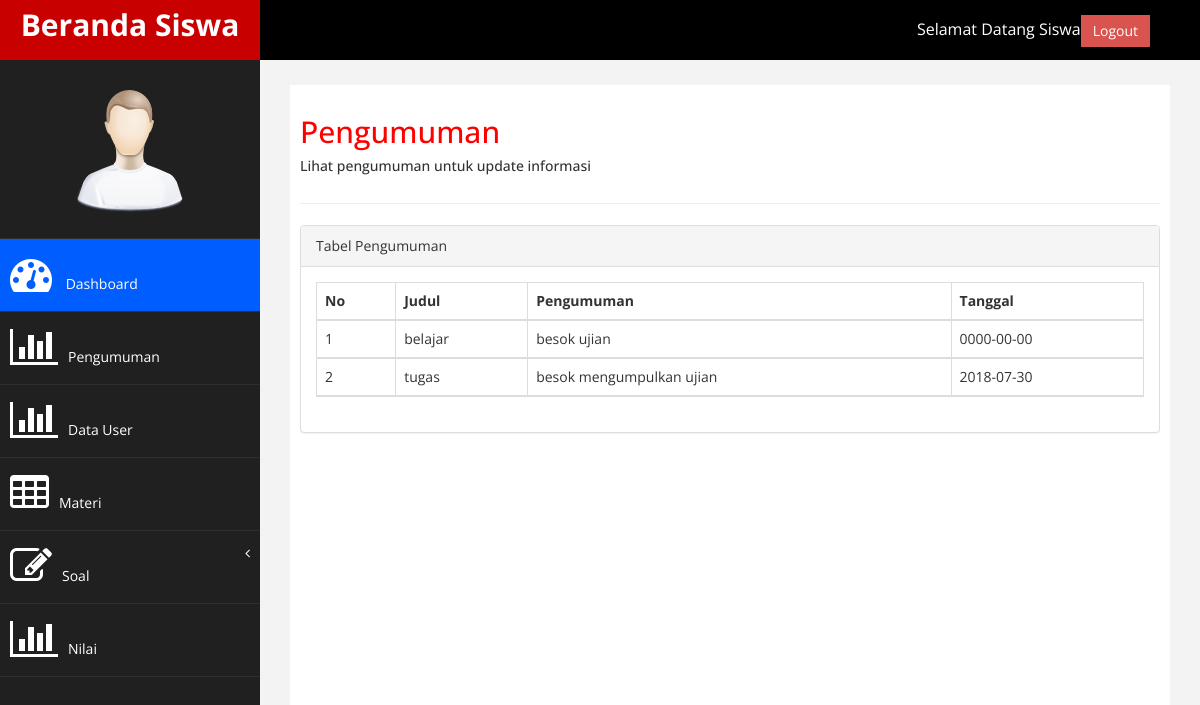
Screenshot of /pgmn.php with the database file from the repository.
### tables this page shows
CREATE TABLE `pengumuman` (
  `id_pgmn` int(10) NOT NULL,
  `judul` varchar(100) NOT NULL,
  `isi` text NOT NULL,
  `id_guru` int(11) NOT NULL,
  `tgl` date NOT NULL
);

### pgmn.php (the view, shortened to what this page needs)
<?php
    include "koneksi.php";
?>
<!DOCTYPE html>
<html xmlns="http://www.w3.org/1999/xhtml">
<head>
    <link href="assets/css/bootstrap.css" rel="stylesheet" />
    <link href="assets/css/font-awesome.css" rel="stylesheet" />
    <link href="assets/js/morris/morris-0.4.3.min.css" rel="stylesheet" />
    <link href="assets/css/custom.css" rel="stylesheet" />
</head>
<body>
    <div id="wrapper">
        <nav class="navbar navbar-default navbar-cls-top " role="navigation" style="margin-bottom: 0">
            <div class="navbar-header">
                <a class="navbar-brand" href="beranda_siswa.php">Beranda Siswa</a>
            </div>
  <div style="color: white;
padding: 15px 50px 5px 50px;
float: right;
font-size: 16px;">Selamat Datang Siswa<a href="logout_siswa.php" class="btn btn-danger square-btn-adjust">Logout</a> </div>
        </nav>
                <nav class="navbar-default navbar-side" role="navigation">
            <div class="sidebar-collapse">
                <ul class="nav" id="main-menu">
				<li class="text-center">
                    <img src="assets/img/find_user.png" class="user-image img-responsive"/>
					</li>
                    <li>
                        <a class="active-menu"  href="beranda_siswa.php"><i class="fa fa-dashboard fa-3x"></i> Dashboard</a>
                    </li>
                    <li>
                        <a  href="pgmn.php"><i class="fa fa-bar-chart-o fa-3x"></i>Pengumuman</a>
                    </li>
                    <li>
                        <a  href="user_siswa.php"><i class="fa fa-bar-chart-o fa-3x"></i>Data User</a>
                    </li>
                    <li  >
                        <a  href="dlmateri.php"><i class="fa fa-table fa-3x"></i>Materi</a>
                    </li>
                    <li>
                            <a  href="soal.php"><i class="fa fa-edit fa-3x"></i>Soal<span class="fa arrow"></span></a>
                        </li>
                    <li>
                        <a href="lihat_nilai.php"><i class="fa fa-bar-chart-o fa-3x"></i>Nilai</a>
                    </li>
             	</ul>
            </div>
        </nav>
        <div id="page-wrapper" >
            <div id="page-inner">
                <div class="row">
                    <div class="col-md-12">
                     <h2>Pengumuman</h2>
                        <h5>Lihat pengumuman untuk update informasi</h5>
                    </div>
                </div>
                <hr />
                <div class="col-md-3 col-sm-6 col-xs-6"> </div>
<div class="row">
    <div class="col-md-12">
        <div class="panel panel-default">
            <div class="panel-heading">Tabel Pengumuman</div>
                <div class="panel-body">
                    <div class="table-responsive">
                        <table class="table table-striped table-bordered table-hover" id="dataTables-example">
                            <thead>
                                <tr>
                                    <th>No</th>
                                    <th>Judul</th>
                                    <th>Pengumuman</th>
                                    <th>Tanggal</th>
                                </tr>
                                        <?php
                                        $no = 1;
                                        $qry = mysqli_query($koneksi,"SELECT * FROM pengumuman");
                                        while($data=mysqli_fetch_array($qry)) {
                                        ?>
                                <tr>
                                    <td><?php echo $no++; ?></td>
                                    <td><?php echo $data['judul'];?></td>
                                    <td><?php echo $data['isi'];?></td>
                                    <td><?php echo $data['tgl'];?></td>
                                </tr>
                                        <?php } ?>
                                    </thead>
                                </table>
                            </div>
                        </div>
                    </div>
    </div>
</div>
</body>
</html>

### assets/css/custom.css (style rules this page uses)
body { font-family: 'Open Sans', sans-serif; }
#wrapper { width: 100%; background:#202020; }
#page-wrapper { padding: 15px 15px; min-height: 600px; background:#F3F3F3; }
#page-inner { width:100%; margin:10px 20px 10px 0px; background-color:#fff!important; padding:10px; min-height:1200px; }
.text-center { text-align:center; }
h2 { color: #f00; }
.square-btn-adjust { border: 0px solid transparent; -webkit-border-radius: 0px; -moz-border-radius: 0px; border-radius: 0px; }
.user-image { margin: 25px auto; -webkit-border-radius: 10px; -moz-border-radius: 10px; border-radius: 10px; max-height:170px; max-width:170px; }
.navbar-cls-top .navbar-brand { color: #fff; background: #005dff; width: 260px; text-align: center; height: 60px; font-size: 30px; font-weight: 700; }
.active-menu { background-color:#005dff!important; }
.arrow { float: right; }
.fa.arrow:before { content: "\f104"; }
.sidebar-collapse , .sidebar-collapse .nav { background:none; }
.sidebar-collapse .nav { padding:0; }
.sidebar-collapse .nav > li > a { color:#fff; background:#202020; text-shadow:none; }
.sidebar-collapse > .nav > li > a { padding:15px 10px; }
.sidebar-collapse > .nav > li { border-bottom: 1px solid rgba(107, 108, 109, 0.19); }
.navbar-side { border:none; background-color: #202020; }
.navbar-cls-top { background:#000; border-bottom:none; }
.navbar-default { border:0px solid black; }
.navbar-header { background: #A70303; }
.nav > li > a > i { margin-right:10px; }
@media (min-width:768px) { #page-wrapper { margin: 0 0 0 260px; padding: 15px 30px; min-height: 1200px; } }
@media (min-width:768px) { .navbar-side { z-index: 1; position: absolute; width: 260px; } }
@media (min-width:768px) { .navbar { border-radius: 0px; } }

### rows the page displays
pengumuman: judul "belajar", isi "besok ujian", tgl "0000-00-00"
pengumuman: judul "tugas", isi "besok mengumpulkan ujian", tgl "2018-07-30"
